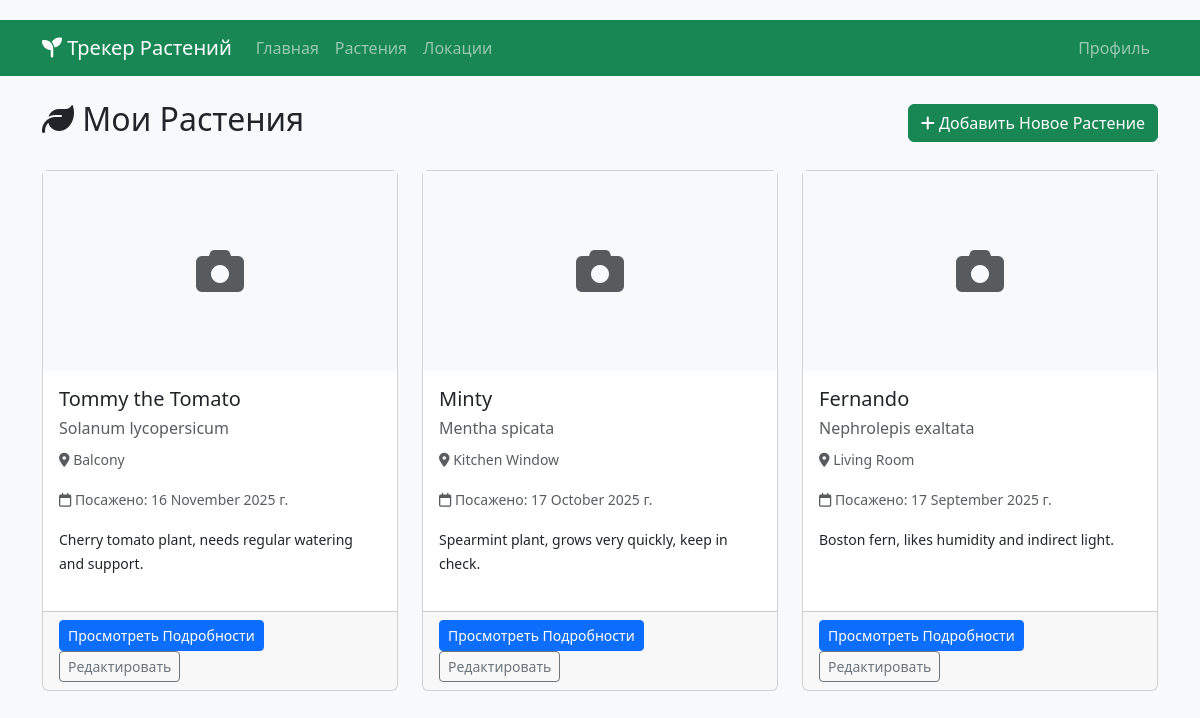
/plants, run on the app's committed database.
### models.py (models this page shows, shortened)
class Plant(db.Model):
    __tablename__ = 'plants'
    id = db.Column(db.Integer, primary_key=True)
    user_id = db.Column(db.Integer, db.ForeignKey('users.id', ondelete='CASCADE'), nullable=False)
    location_id = db.Column(db.Integer, db.ForeignKey('locations.id', ondelete='SET NULL'), nullable=True)
    name = db.Column(db.String(100), nullable=False)
    species = db.Column(db.String(100))
    planted_date = db.Column(db.Date)
    notes = db.Column(db.Text)
    photo_path = db.Column(db.String(255))  # Path to stored photo
    created_at = db.Column(db.DateTime, default=datetime.utcnow)
    updated_at = db.Column(db.DateTime, default=datetime.utcnow, onupdate=datetime.utcnow)
    timeline_events = db.relationship('TimelineEvent', backref='plant', lazy=True, cascade='all, delete-orphan')

class Location(db.Model):
    __tablename__ = 'locations'
    id = db.Column(db.Integer, primary_key=True)
    user_id = db.Column(db.Integer, db.ForeignKey('users.id', ondelete='CASCADE'), nullable=False)
    name = db.Column(db.String(100), nullable=False)
    description = db.Column(db.Text)
    created_at = db.Column(db.DateTime, default=datetime.utcnow)
    plants = db.relationship('Plant', backref='location', lazy=True)

### app.py (the view)
    @app.route('/plants')
    def plants():
        location_id = request.args.get('location', type=int)
        if location_id:
            plants = Plant.query.filter_by(location_id=location_id).all()
            location = Location.query.get_or_404(location_id)
            return render_template('plants.html', plants=plants, location=location)
        else:
            plants = Plant.query.all()
            return render_template('plants.html', plants=plants)

### templates/plants.html (shortened to what this page needs)
{% extends "base.html" %}
{% block content %}
<div class="d-flex justify-content-between align-items-center mb-4">
    <h2><i class="fas fa-leaf"></i>
        {% if location %}
            Растения в {{ location.name }}
        {% else %}
            Мои Растения
        {% endif %}
    </h2>
    <a href="{{ url_for('add_plant') }}" class="btn btn-success">
        <i class="fas fa-plus"></i> Добавить Новое Растение
    </a>
</div>
{% if plants %}
<div class="row">
    {% for plant in plants %}
    <div class="col-md-6 col-lg-4">
        <div class="card plant-card h-100">
            <div class="card-image-container">
                {% if plant.photo_path %}
                    <img src="{{ plant.photo_path }}" alt="{{ plant.name }}" class="card-img-top plant-photo" style="height: 200px; object-fit: cover;">
                {% else %}
                    <div class="no-photo-placeholder d-flex align-items-center justify-content-center" style="height: 200px; background-color: #f8f9fa;">
                        <i class="fas fa-camera fa-3x text-muted"></i>
                    </div>
                {% endif %}
            </div>
            <div class="card-body">
                <h5 class="card-title">{{ plant.name }}</h5>
                <h6 class="text-muted">{{ plant.species or 'Неизвестный вид' }}</h6>
                {% if plant.location %}
                <p class="card-text"><small class="text-muted"><i class="fas fa-map-marker-alt"></i> {{ plant.location.name }}</small></p>
                {% endif %}
                {% if plant.planted_date %}
                <p class="card-text"><small class="text-muted"><i class="far fa-calendar"></i> Посажено: {{ plant.planted_date.strftime('%d %B %Y г.') }}</small></p>
                {% endif %}
                {% if plant.notes %}
                <p class="card-text"><small>{{ plant.notes[:100] }}{% if plant.notes|length > 100 %}...{% endif %}</small></p>
                {% endif %}
            </div>
            <div class="card-footer">
                <a href="{{ url_for('plant_detail', plant_id=plant.id) }}" class="btn btn-primary btn-sm">Просмотреть Подробности</a>
                <a href="{{ url_for('edit_plant', plant_id=plant.id) }}" class="btn btn-outline-secondary btn-sm">Редактировать</a>
            </div>
        </div>
    </div>
    {% endfor %}
</div>
{% endif %}
{% endblock %}

### templates/base.html (shortened to what this page needs)
<!DOCTYPE html>
<html lang="ru">
<head>
    <link href="https://cdn.jsdelivr.net/npm/bootstrap@5.3.0/dist/css/bootstrap.min.css" rel="stylesheet">
    <link rel="stylesheet" href="https://cdnjs.cloudflare.com/ajax/libs/font-awesome/6.4.0/css/all.min.css">
</head>
<body>
    <nav class="navbar navbar-expand-lg navbar-dark bg-success mb-4">
        <div class="container">
            <a class="navbar-brand" href="{{ url_for('index') }}">
                <i class="fas fa-seedling"></i> Трекер Растений
            </a>
            <div class="collapse navbar-collapse" id="navbarNav">
                <ul class="navbar-nav me-auto">
                    <li class="nav-item">
                        <a class="nav-link" href="{{ url_for('index') }}">Главная</a>
                    </li>
                    <li class="nav-item">
                        <a class="nav-link" href="{{ url_for('plants') }}">Растения</a>
                    </li>
                    <li class="nav-item">
                        <a class="nav-link" href="{{ url_for('locations') }}">Локации</a>
                    </li>
                </ul>
                <ul class="navbar-nav">
                    <li class="nav-item">
                        <a class="nav-link" href="#">Профиль</a>
                    </li>
                </ul>
            </div>
        </div>
    </nav>
    <div class="container">
        {% block content %}{% endblock %}
    </div>
</body>
</html>

### templates/base.html (style rules this page uses)
body { padding-top: 20px; padding-bottom: 40px; background-color: #f8f9fa; }
.plant-card { transition: transform 0.2s; margin-bottom: 20px; }

### data on the page
Plant: name "Tommy the Tomato", species "Solanum lycopersicum", location.name "Balcony", planted_date "16 November 2025 г.", notes "Cherry tomato plant, needs regular watering and support."
Plant: name "Minty", species "Mentha spicata", location.name "Kitchen Window", planted_date "17 October 2025 г.", notes "Spearmint plant, grows very quickly, keep in check."
Plant: name "Fernando", species "Nephrolepis exaltata", location.name "Living Room", planted_date "17 September 2025 г.", notes "Boston fern, likes humidity and indirect light."
